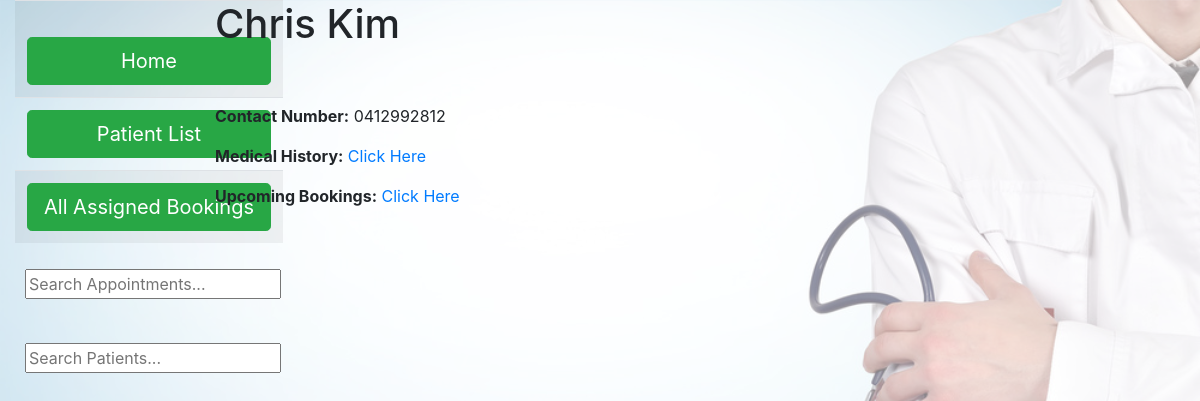
/accounts/patient/1/ (signed in), run on the app's committed database.
### accounts/models.py (models this page shows, shortened)
class Patient(models.Model):
    user = models.OneToOneField(User, on_delete=models.CASCADE, primary_key=True)
    insurance_number = models.CharField(max_length=10, validators=[MinLengthValidator(10),insurance_validator], null=False)

class User(AbstractUser):
    first_name = models.CharField(max_length=20, null=False)
    last_name = models.CharField(max_length=20, null=False)
    DoB = models.DateTimeField(max_length=100, null=True)
    phone_number = models.CharField(max_length=10, null=True,validators=[phone_validator])
    email = models.EmailField(max_length=100, null=True)

### accounts/views.py (the view)
# urls.py: path('patient/<int:pk>/', views.PatientProfileView.as_view(), name='patient-detail'),
class PatientProfileView(generic.DetailView):
    model = Patient
    template_name = 'patient_profile.html'
    def get_context_data(self, **kwargs):
        context = super(PatientProfileView, self).get_context_data(**kwargs)
        role = getRole(self.request)
        context['role'] = role
        context['firstname'] = self.request.user.first_name
        context['lastname'] = self.request.user.last_name
        return context

### accounts/views.py (called while the page is built)
def getRole(request):
    current_user = User.objects.get(username=request.user.username)
    if Staff.objects.filter(pk=current_user).exists():
        staff_object = Staff.objects.get(pk=current_user)
        return staff_object.role
    return None

### accounts/templates/patient_profile.html (shortened to what this page needs)
{% extends "staff_base.html" %}
{% block content %}
  <h1>{{patient.user.first_name}} {{patient.user.last_name}}</h1>
  <br></br>
  <p><strong>Contact Number:</strong> {{patient.user.phone_number}}</p>
<p><strong>Medical History:</strong> <a href="{% url 'bookings:patient-medical' patient.user.pk%}"> Click Here </a> </p>
<p><strong>Upcoming Bookings:</strong> <a href="{% url 'bookings:patient-upcoming' patient.user.pk%}"> Click Here </a> </p>
{% endblock %}

### accounts/static/css/staff.css (style rules this page uses)
body { background-image: url('verification-image.png'); background-size: cover; }

### data on the page
Patient: user.first_name "Chris", user.last_name "Kim", user.phone_number "0412992812"
